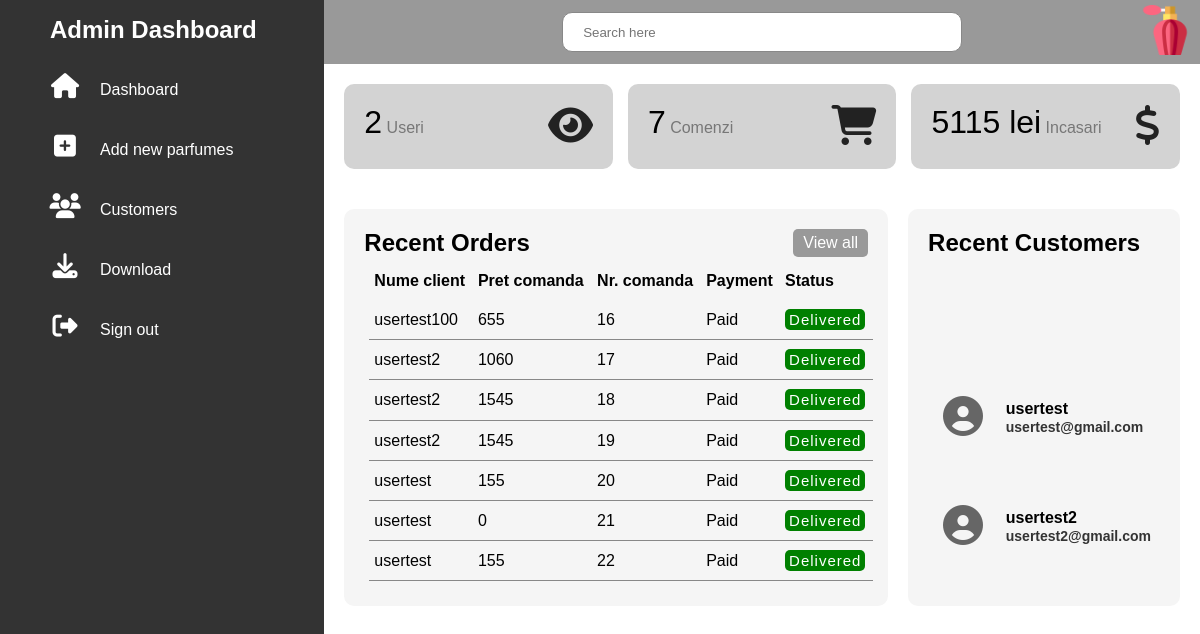
The app's page /adminDashboard.php with its own data.
### tables this page shows
CREATE TABLE `comenzi` (
  `id` int(255) NOT NULL,
  `id_produs` int(255) NOT NULL,
  `denumire` varchar(100) NOT NULL,
  `categorie` varchar(100) NOT NULL,
  `pret` int(100) NOT NULL,
  `pret_total` int(100) NOT NULL,
  `cantitate` int(100) NOT NULL,
  `id_client` int(255) NOT NULL,
  `nume_client` varchar(255) NOT NULL,
  `email` varchar(255) NOT NULL,
  `adresa` varchar(255) NOT NULL,
  `oras` varchar(100) NOT NULL,
  `cod_postal` int(11) NOT NULL,
  `judet` varchar(50) NOT NULL,
  `nume_client_livrare` varchar(255) NOT NULL,
  `telefon_cumparator` int(10) NOT NULL,
  `telefon_vanzator` int(10) NOT NULL,
  `adresa_livrare` varchar(255) NOT NULL,
  `oras_livrare` varchar(255) NOT NULL
);

CREATE TABLE `users` (
  `id` int(5) NOT NULL,
  `username` varchar(40) NOT NULL,
  `password` varchar(30) NOT NULL,
  `email` varchar(40) NOT NULL
);

### adminDashboard.php (the view, shortened to what this page needs)
<!DOCTYPE html>
<?php
$total_vanzari = 0;
$comenzi=0;
$useri=0;
$mysql = new mysqli (
	'localhost',
	'root',
	'',
	'parfumes'
	);
$rez1= ("SELECT pret_total from comenzi");
$rez3= mysqli_query($mysql,$rez1);
if(mysqli_num_rows($rez3) > 0){
    while($row = mysqli_fetch_assoc($rez3)){
        $preturi=$row["pret_total"];
        $total_vanzari += $preturi;
        $comenzi+=1;
    }
}
$rez4= ("SELECT username,email from users");
$rez5= mysqli_query($mysql,$rez4);
if(mysqli_num_rows($rez5) > 0){
    while($row = mysqli_fetch_assoc($rez5)){
        $useri+=1;
    }
}
?>
<html lang="en">
<head>
    <link rel="stylesheet" href="styles/adminDashboard.css">
    <link href="styles/adminDashboard.css?v=<?php echo time(); ?>" rel="stylesheet" type="text/css" />
</head>
<body>
    <div class="container">
        <div class="navigation">
            <ul>
                <li>
                    <a href="#">
                        <span class="title" id="admin"><h2>Admin Dashboard</h2></span>
                    </a>
                </li>
                <li>
                    <a href="#">
                        <span class="icon"><i class="fas fa-home"></i></span>
                        <span class="title">Dashboard</span>
                    </a>
                </li>
                <li>
                    <a href="admin/addToDB.php">
                        <span class="icon"><i class="fas fa-plus-square"></i></span>
                        <span class="title">Add new parfumes</span>
                    </a>
                </li>
                <li>
                    <a href="#">
                        <span class="icon"><i class="fas fa-users"></i></span>
                        <span class="title">Customers</span>
                    </a>
                </li>
                <li>
                    <a href="#">
                        <span class="icon"><i class="fas fa-download"></i></span>
                        <span class="title">Download</span>
                    </a>
                </li>
                <li>
                    <a href="loginadmin.php">
                       <span class="icon"><i class="fas fa-sign-out-alt"></i></span>
                        <span class="title">Sign out</span>
                    </a>
                </li>
            </ul>
        </div>
        <div class="main">
            <div class="topbar">
                <div class="toggle"></div>
                <div class="search">
                    <label for="search">
                        <input type="text" placeholder="Search here" name="search">
                    </label>
                </div>
                <div class="user">
                    <img src="images/fragrance.png" alt="">
                </div>
            </div>
            <div class="cardBox">
                <div class="card">
                    <div>
                        <span class="numbers"><?php echo $useri ?></span>
                        <span class="cardName">Useri</span>
                    </div>
                    <div class="iconBox">
                        <i class="fas fa-eye"></i>
                    </div>
                </div>
                <div class="card">
                    <div>
                        <span class="numbers"><?php echo $comenzi ?></span>
                        <span class="cardName">Comenzi</span>
                    </div>
                    <div class="iconBox">
                    <i class="fas fa-shopping-cart"></i>
                    </div>
                </div>
                <div class="card">
                    <div>
                        <span class="numbers"><?php echo $total_vanzari ?> lei</span>
                        <span class="cardName">Incasari</span>
                    </div>
                    <div class="iconBox">
                    <i class="fas fa-dollar-sign"></i>
                    </div>
                </div>
            </div>
            <div class="details">
                <div class="recentOrders">
                    <div class="cardHeader">
                        <h2>Recent Orders</h2>
                        <a href="#" class="btn">View all</a>
                    </div>
                    <table>
                    <thead>
                        <tr>
                            <td>Nume client</td>
                            <td>Pret comanda</td>
                            <td>Nr. comanda</td>
                            <td>Payment</td>
                            <td>Status</td>
                        </tr>
                    </thead>
                    <tbody>
                        <?php
                            $produs = 0;
                            if (!($rez = $mysql->query ('select id,denumire,categorie,pret_total,id_client,nume_client from comenzi where cod_postal='.$produs))) {
                                die ('A survenit o eroare la interogare');
                            }
                            while ($inreg = $rez->fetch_assoc()) {
                                echo('  <tr>
                                            <td>'.$inreg['nume_client'].'</td>
                                            <td>'.$inreg['pret_total'].'</td>
                                            <td>'.$inreg['id'].'</td>
                                            <td>Paid</td>
                                            <td><span class="status delivered">Delivered</span></td>
                                        </tr>
                            ');
                        }
                        ?>
                    </tbody>
                </table>
                </div>
                <div class="recentCustomers">
                    <div class="cardHeader">
                        <h2>Recent Customers</h2>
                    </div>
                    <table>
                        <tbody>
                            <?php
                                $afisare=0;
                                $rez10=('SELECT username,email FROM users');
                                $rez11=mysqli_query($mysql,$rez10);
                            while($row = $rez11->fetch_assoc()){
                                if($afisare<8){
                                    echo (' <tr>
                                                <td><i class="fas fa-user-circle"></i></td>
                                                <td><h4>'.$row['username'].' <br><span> '.$row['email'].'</span></h4></td>
                                            </tr>') ;
                                    }
                                }
                            ?>
                        </tbody>
                    </table>
                </div>
            </div>
        </div>
    </div>
</body>
</html>

### styles/adminDashboard.css (style rules this page uses)
* { margin: 0; font-family: Arial, Helvetica, sans-serif; box-sizing: border-box; }
body { overflow-x: hidden; }
.container { display: flex; justify-content: space-between; position: relative; width: 100%; }
.navigation { position: relative; width:20%; height: 100vh; max-height: 100vh; background-color: #333; transition: 0.8s all ease; overflow:hidden; }
.navigation ul { position: sticky; top: 0; left: 0; width: 100%; }
.navigation ul li { position: relative; width: 100%; list-style: none; }
.navigation ul li a { position: relative; display: block; width: 100%; display: flex; text-decoration: none; color: #fff; }
.navigation ul li a .icon { position: relative; display: block; min-width: 50px; height: 60px; line-height: 60px; text-align: center; }
.navigation ul li a .fas { color: #fff; font-size: 25px; }
.navigation ul li a .title { position: relative; display: block; padding: 0 10px; height: 60px; line-height: 60px; white-space: nowrap; }
.main { position: relative; width: 81%; min-height: 100vh; background: #fff; }
.main .topbar { width: 100%; background: #999; height: 8%; display: flex; justify-content: space-between; align-items: center; }
.main .topbar .user img { position: relative; top:0; border-radius: 15px; right: 5px; height: 50px; width: 60px; }
.toggle { position: relative; width: 60px; height: 60px; background: #999; }
.search { position: relative; width: 400px; margin: 0 10px; }
.search label { position: relative; width: 400px; }
.search label input { width: 100%; height: 40px; border-radius: 10px; outline: none; padding: 5px 20px; border: 1px solid #888; }
.cardBox { position: relative; width: 100%; padding: 20px; display: grid; grid-template-columns: repeat(3,1fr); gap: 15px; }
.cardBox .card { position: relative; background: lightgray; border-radius: 10px; padding: 20px; display: flex; justify-content: space-between; cursor: pointer; }
.cardBox .numbers { font-size: 2em; position: relative; font-weight: 500; }
.cardBox .cardName { color: #777; }
.cardBox .iconBox { color: #222; font-size: 2.5em; }
.details { position: relative; width: 100%; padding: 20px; display: grid; gap: 20px; grid-template-columns: 2fr 1fr; }
.details .recentOrders { position: relative; display: grid; min-width: 350px; max-height: 600px; overflow-y: scroll; background: whitesmoke; border-radius: 10px; padding: 20px; }
.cardHeader { display: flex; justify-content: space-between; align-items: flex-start; }
.btn { position: relative; padding: 5px 10px; background: #999; border-radius: 5px; text-decoration: none; color: white; }
.details table { width: 100%; margin: 5px; border-collapse: collapse; }
.details table thead td { font-weight: 600; }
.details .recentOrders table tbody tr { border-bottom: 1px solid #888; line-height: 1.2; }
.details .recentOrders table td { padding: 10px 5px; }
.status { position: relative; background: gray; padding: 2px 4px; color: white; border-radius: 5px; font-size: 15px; letter-spacing: 1px; font-weight: 300; }
.delivered { background: green; }
.details .recentCustomers { position: relative; display: grid; min-height: 200px; max-height: 600px; background: whitesmoke; border-radius: 10px; overflow-y: auto; padding: 20px; }
.recentCustomers .fas { position: relative; width: 40px; font-size: 40px; color: #666; height: 40px; overflow:hidden; }
.details .recentCustomers table tbody tr td h4 span { font-size: 14px; color: #333; }
.details .recentCustomers table tbody tr td { padding: 7px 10px; }
@media (max-width:1300px) { .navigation { width: 30%; } }

### records on screen
comenzi: nume_client "usertest100", pret_total "655", id "16"
comenzi: nume_client "usertest2", pret_total "1060", id "17"
comenzi: nume_client "usertest2", pret_total "1545", id "18"
comenzi: nume_client "usertest2", pret_total "1545", id "19"
comenzi: nume_client "usertest", pret_total "155", id "20"
comenzi: nume_client "usertest", pret_total "0", id "21"
comenzi: nume_client "usertest", pret_total "155", id "22"
users: username "usertest", email "usertest@gmail.com"
users: username "usertest2", email "usertest2@gmail.com"

### other values on screen
$useri "2"
$comenzi "7"
$total_vanzari "5115"
